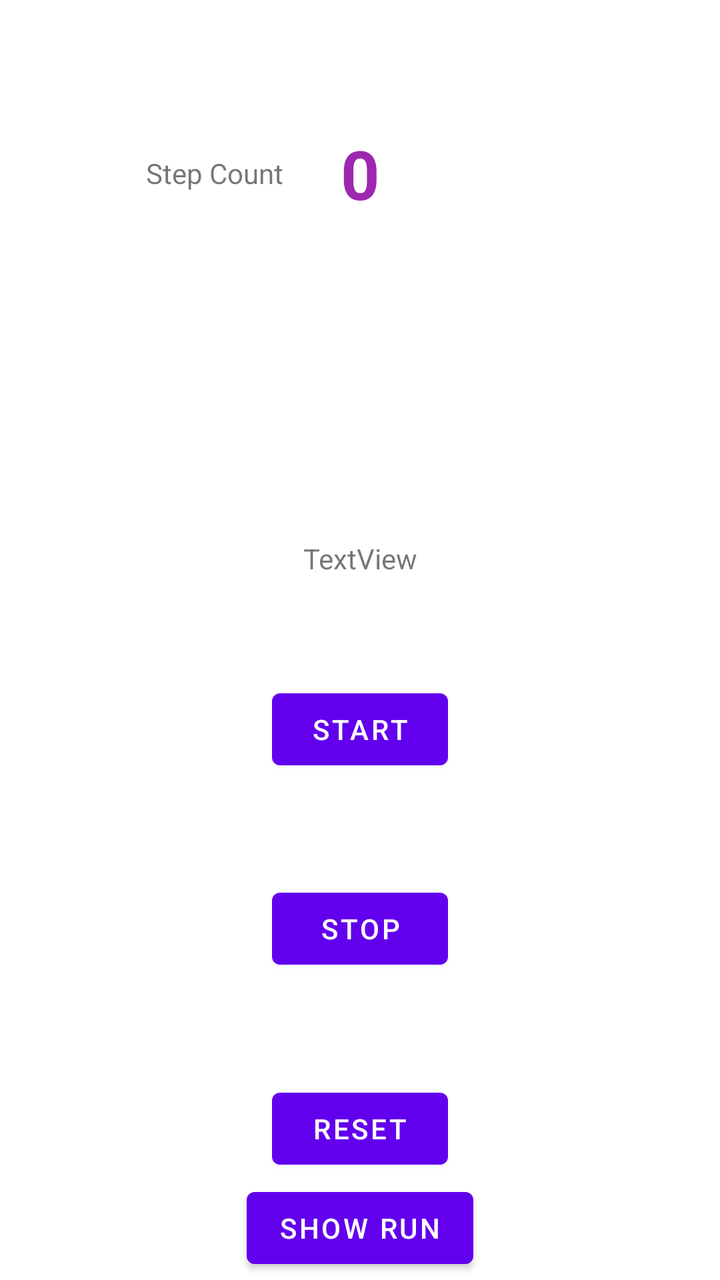
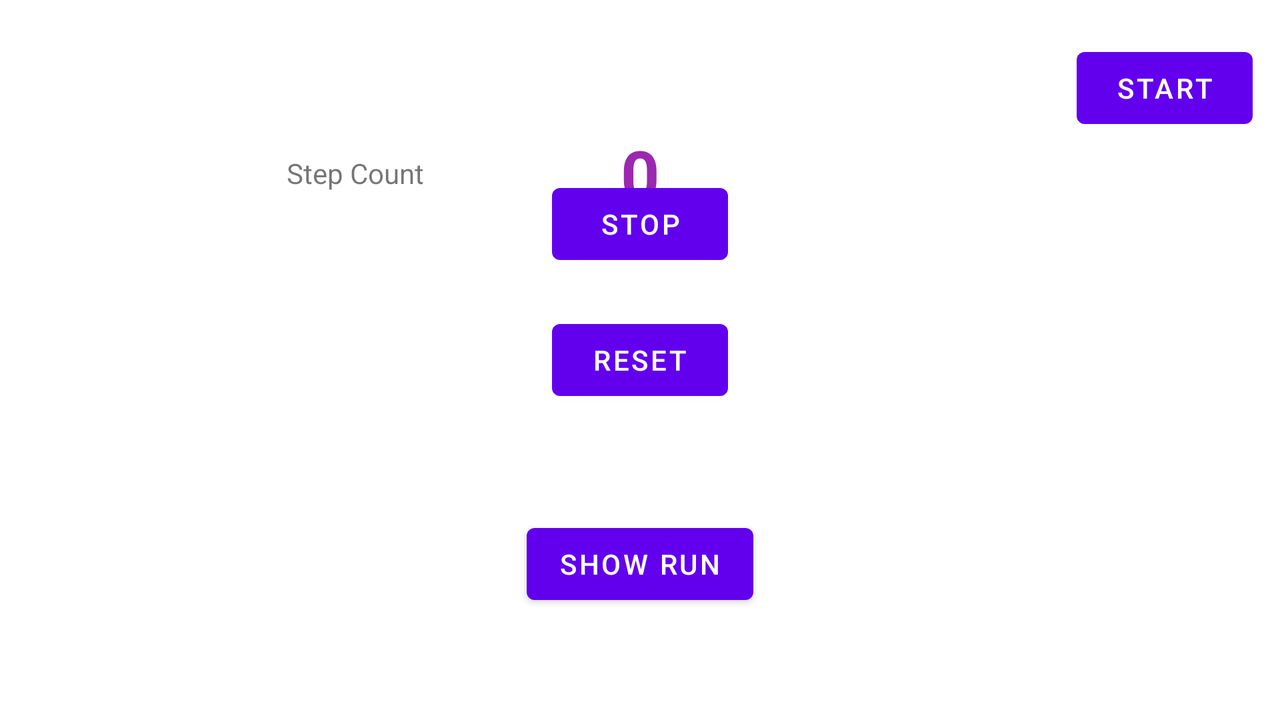

Two renders of one Android screen. The first uses the default layout on a phone; the second uses the alternative layout the repository ships for a different screen configuration, on a matching device. The two XML files are below.
<!-- AndroidManifest.xml: application theme Theme.StepCounterProject -->
<!-- res/layout/activity_main.xml -->
<?xml version="1.0" encoding="utf-8"?>
<androidx.constraintlayout.widget.ConstraintLayout xmlns:android="http://schemas.android.com/apk/res/android"
    xmlns:app="http://schemas.android.com/apk/res-auto"
    xmlns:tools="http://schemas.android.com/tools"
    android:layout_width="match_parent"
    android:layout_height="match_parent"
    tools:context=".MainActivity">

    <TextView
        android:id="@+id/tvSteps"
        android:layout_width="wrap_content"
        android:layout_height="wrap_content"
        android:text="0"
        android:textAppearance="@style/TextAppearance.AppCompat.Display1"
        android:textColor="#9C27B0"
        android:textStyle="bold"
        app:layout_constraintBottom_toTopOf="@+id/guideline5"
        app:layout_constraintEnd_toEndOf="parent"
        app:layout_constraintStart_toStartOf="parent"
        app:layout_constraintTop_toTopOf="@+id/guideline4" />

    <TextView
        android:id="@+id/tvLabelSteps"
        android:layout_width="wrap_content"
        android:layout_height="wrap_content"
        android:text="Step Count"
        app:layout_constraintBottom_toTopOf="@+id/guideline5"
        app:layout_constraintEnd_toEndOf="parent"
        app:layout_constraintHorizontal_bias="0.251"
        app:layout_constraintStart_toStartOf="parent"
        app:layout_constraintTop_toTopOf="@+id/guideline4" />

    <androidx.constraintlayout.widget.Guideline
        android:id="@+id/guideline3"
        android:layout_width="wrap_content"
        android:layout_height="wrap_content"
        android:orientation="horizontal"
        app:layout_constraintGuide_begin="218dp" />

    <androidx.constraintlayout.widget.Guideline
        android:id="@+id/guideline4"
        android:layout_width="wrap_content"
        android:layout_height="wrap_content"
        android:orientation="horizontal"
        app:layout_constraintGuide_begin="45dp" />

    <androidx.constraintlayout.widget.Guideline
        android:id="@+id/guideline5"
        android:layout_width="wrap_content"
        android:layout_height="wrap_content"
        android:orientation="horizontal"
        app:layout_constraintGuide_begin="128dp" />

    <TextView
        android:id="@+id/tvCount"
        android:layout_width="wrap_content"
        android:layout_height="wrap_content"
        android:text="TextView"
        app:layout_constraintBottom_toTopOf="@+id/doStart"
        app:layout_constraintEnd_toEndOf="parent"
        app:layout_constraintStart_toStartOf="parent"
        app:layout_constraintTop_toTopOf="@+id/guideline3" />

    <Button
        android:id="@+id/doStart"
        android:layout_width="wrap_content"
        android:layout_height="wrap_content"
        android:onClick="doStart"
        android:text="Start"
        app:layout_constraintBottom_toTopOf="@+id/doStop"
        app:layout_constraintEnd_toEndOf="parent"
        app:layout_constraintStart_toStartOf="parent"
        app:layout_constraintTop_toBottomOf="@+id/tvCount" />

    <Button
        android:id="@+id/doStop"
        android:layout_width="wrap_content"
        android:layout_height="wrap_content"
        android:onClick="doStop"
        android:text="Stop"
        app:layout_constraintBottom_toTopOf="@+id/doReset"
        app:layout_constraintEnd_toEndOf="parent"
        app:layout_constraintStart_toStartOf="parent"
        app:layout_constraintTop_toBottomOf="@+id/doStart" />

    <Button
        android:id="@+id/doReset"
        android:layout_width="wrap_content"
        android:layout_height="wrap_content"
        android:onClick="doReset"
        android:text="Reset"
        app:layout_constraintBottom_toBottomOf="parent"
        app:layout_constraintEnd_toEndOf="parent"
        app:layout_constraintStart_toStartOf="parent"
        app:layout_constraintTop_toBottomOf="@+id/doStop" />

    <Button
        android:id="@+id/btnShowRun"
        android:layout_width="wrap_content"
        android:layout_height="wrap_content"
        android:onClick="changeScreen"
        android:text="Show Run"
        app:layout_constraintBottom_toBottomOf="parent"
        app:layout_constraintEnd_toEndOf="parent"
        app:layout_constraintStart_toStartOf="parent"
        app:layout_constraintTop_toBottomOf="@+id/doReset" />

</androidx.constraintlayout.widget.ConstraintLayout>
<!-- resources referenced by this layout -->
<resources>
  <style name="Theme.StepCounterProject" parent="Theme.MaterialComponents.DayNight.DarkActionBar">
          
          <item name="colorPrimary">@color/purple_500</item>
          <item name="colorPrimaryVariant">@color/purple_700</item>
          <item name="colorOnPrimary">@color/white</item>
          
          <item name="colorSecondary">@color/teal_200</item>
          <item name="colorSecondaryVariant">@color/teal_700</item>
          <item name="colorOnSecondary">@color/black</item>
          
          <item name="android:statusBarColor">?attr/colorPrimaryVariant</item>
          
      </style>
</resources>
<!-- res/layout-land/activity_main.xml (the repository's variant of the layout above) -->
<!-- drawn on the phone turned sideways -->
<?xml version="1.0" encoding="utf-8"?>
<androidx.constraintlayout.widget.ConstraintLayout xmlns:android="http://schemas.android.com/apk/res/android"
    xmlns:app="http://schemas.android.com/apk/res-auto"
    xmlns:tools="http://schemas.android.com/tools"
    android:layout_width="match_parent"
    android:layout_height="match_parent"
    tools:context=".MainActivity">

    <TextView
        android:id="@+id/tvSteps"
        android:layout_width="wrap_content"
        android:layout_height="wrap_content"
        android:text="0"
        android:textAppearance="@style/TextAppearance.AppCompat.Display1"
        android:textColor="#9C27B0"
        android:textStyle="bold"
        app:layout_constraintBottom_toTopOf="@+id/guideline5"
        app:layout_constraintEnd_toEndOf="parent"
        app:layout_constraintStart_toStartOf="parent"
        app:layout_constraintTop_toTopOf="@+id/guideline4" />

    <TextView
        android:id="@+id/tvLabelSteps"
        android:layout_width="wrap_content"
        android:layout_height="wrap_content"
        android:text="Step Count"
        app:layout_constraintBottom_toTopOf="@+id/guideline5"
        app:layout_constraintEnd_toEndOf="parent"
        app:layout_constraintHorizontal_bias="0.251"
        app:layout_constraintStart_toStartOf="parent"
        app:layout_constraintTop_toTopOf="@+id/guideline4" />

    <androidx.constraintlayout.widget.Guideline
        android:id="@+id/guideline3"
        android:layout_width="wrap_content"
        android:layout_height="wrap_content"
        android:orientation="horizontal"
        app:layout_constraintGuide_begin="218dp" />

    <androidx.constraintlayout.widget.Guideline
        android:id="@+id/guideline4"
        android:layout_width="wrap_content"
        android:layout_height="wrap_content"
        android:orientation="horizontal"
        app:layout_constraintGuide_begin="45dp" />

    <androidx.constraintlayout.widget.Guideline
        android:id="@+id/guideline5"
        android:layout_width="wrap_content"
        android:layout_height="wrap_content"
        android:orientation="horizontal"
        app:layout_constraintGuide_begin="128dp" />

    <TextView
        android:id="@+id/tvCount"
        android:layout_width="wrap_content"
        android:layout_height="wrap_content"
        android:text="TextView"
        app:layout_constraintBottom_toTopOf="@+id/doStart"
        app:layout_constraintEnd_toEndOf="parent"
        app:layout_constraintStart_toStartOf="parent"
        app:layout_constraintTop_toTopOf="@+id/guideline3" />

    <Button
        android:id="@+id/doStart"
        android:layout_width="wrap_content"
        android:layout_height="wrap_content"
        android:onClick="doStart"
        android:text="Start"
        app:layout_constraintBottom_toTopOf="@+id/doStop"
        app:layout_constraintEnd_toEndOf="parent"
        app:layout_constraintHorizontal_bias="0.975"
        app:layout_constraintStart_toStartOf="parent"
        app:layout_constraintTop_toTopOf="parent" />

    <Button
        android:id="@+id/doStop"
        android:layout_width="wrap_content"
        android:layout_height="wrap_content"
        android:onClick="doStop"
        android:text="Stop"
        app:layout_constraintBottom_toTopOf="@+id/doReset"
        app:layout_constraintEnd_toEndOf="parent"
        app:layout_constraintStart_toStartOf="parent"
        app:layout_constraintTop_toBottomOf="@+id/doStart" />

    <Button
        android:id="@+id/doReset"
        android:layout_width="wrap_content"
        android:layout_height="wrap_content"
        android:onClick="doReset"
        android:text="Reset"
        app:layout_constraintBottom_toBottomOf="parent"
        app:layout_constraintEnd_toEndOf="parent"
        app:layout_constraintStart_toStartOf="parent"
        app:layout_constraintTop_toTopOf="parent" />

    <Button
        android:id="@+id/btnShowRun"
        android:layout_width="wrap_content"
        android:layout_height="wrap_content"
        android:onClick="changeScreen"
        android:text="Show Run"
        app:layout_constraintBottom_toBottomOf="parent"
        app:layout_constraintEnd_toEndOf="parent"
        app:layout_constraintStart_toStartOf="parent"
        app:layout_constraintTop_toBottomOf="@+id/doReset" />

</androidx.constraintlayout.widget.ConstraintLayout>
